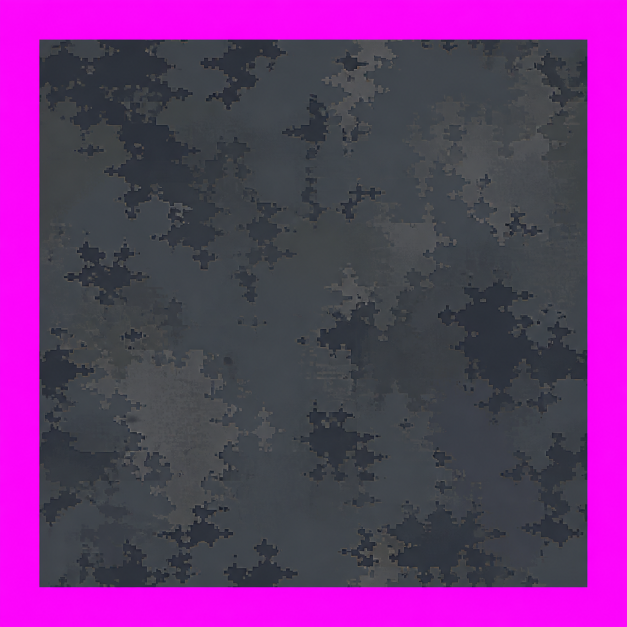
#> input picture docs/art-direction/project-c-shared-floor-material-source-v1.png, 1254 x 1254 px (shown at 1/2 size)
$ python process_shared_floor_material_v1.py
#> lines starting #> are read from the running program, lines starting #| are printed output that depends on the picture; after the words box and inside, x2 and y2 are one past the last pixel; in counts of white or black regions, pixels touching at a corner belong together
### Tools/ArtPipeline/torchstone_palette.py
#!/usr/bin/env python3
"""Shared Torchstone palette lock for the art conform pipeline.

All postapoc source sheets are style-transfer generations. Historically each
processor reduced colors with an independent MEDIANCUT-32 quantize, so every
sheet drifted to its own palette and the assets did not cohere. Locking every
sprite to the shared master palette (``project-c-torchstone.gpl`` == the
``DesignSystem.uss`` tokens) is what binds environment/props/actors/items and
the screen-space UI into one style.

Usage (inside a processor's ``reduce_colors``)::

    from torchstone_palette import lock_to_palette
    reduced = lock_to_palette(rgb).convert("RGBA")
"""

from functools import lru_cache
from pathlib import Path

from PIL import Image

GPL_PATH = (
    Path(__file__).resolve().parents[2]
    / "Assets/_Project/Art/Source/Aseprite/project-c-torchstone.gpl"
)

# 액터 아이덴티티 램프(피부·머리)는 기본 잠금에서 제외한다(옵트인). 갈색 피부톤은
# fabric/rust/stone 램프가 점유한 회랑 한가운데라, 팔레트에 있는 것만으로 최근접
# 양자화가 재료 시트의 암부 픽셀을 뺏는다(실측 2026-07-30: 629px, 값 조정으로는
# 절도 0인 피부톤이 존재하지 않음). 얼굴이 노출되는 자산의 conform만
# ``include_identity=True``로 연다.
IDENTITY_PREFIXES = ("skin-", "hair-")


@lru_cache(maxsize=1)
def load_gpl_entries(
    gpl_path: Path = GPL_PATH,
) -> tuple[tuple[str, tuple[int, int, int]], ...]:
    """Parse a GIMP ``.gpl`` into ordered ``(name, rgb)`` entries (<=256 colors).

    Color lines start with a digit (``R G B<TAB>name``); GIMP/Name/Columns and
    ``#`` comment lines are skipped.
    """
    entries: list[tuple[str, tuple[int, int, int]]] = []
    for line in gpl_path.read_text(encoding="utf-8").splitlines():
        stripped = line.strip()
        if not stripped or not stripped[0].isdigit():
            continue
        parts = stripped.split()
        red, green, blue = (int(value) for value in parts[:3])
        name = parts[3] if len(parts) > 3 else f"#{red:02X}{green:02X}{blue:02X}"
        entries.append((name, (red, green, blue)))
    if not entries:
        raise ValueError(f"no colors parsed from {gpl_path}")
    if len(entries) > 256:
        raise ValueError(f"{gpl_path} has {len(entries)} colors (max 256 for a P palette)")
    return tuple(entries)


# [78 lines left out: functions load_gpl, _palette_image, lock_to_palette, lock_rgba_to_palette, _named_palette_image, lock_rgba_to_named_palette, not called in this run]


_NEIGHBOR_OFFSETS = (
    (-1, -1), (0, -1), (1, -1),
    (-1, 0), (1, 0),
    (-1, 1), (0, 1), (1, 1),
)


# [53 lines left out: function despeckle, not called in this run]


# [3 lines that do not run on import are left out]

### Tools/ArtPipeline/process_shared_floor_material_v1.py
#!/usr/bin/env python3
"""Conform the approved shared-floor swatch into the canonical ``env-floor``.

The generated source owns only low-frequency wear placement.  This processor owns
everything that is a runtime contract: the 128x64 hard-alpha diamond, a quiet
three-pixel perimeter, an exact raw-wear budget, and 2x2 authored pixel clusters.
Both legal greys deliberately sit in Unity's ``Stone`` luminance band.  The source
PNG keeps subtle editable wear, while repeated runtime tiles collapse to one calm
surface role instead of stamping identical dark/light blobs across every cell.
"""

from __future__ import annotations

from functools import lru_cache
from heapq import heappop, heappush
from io import BytesIO
from pathlib import Path

from PIL import Image, ImageFilter

from torchstone_palette import load_gpl_entries


ROOT = Path(__file__).resolve().parents[2]
SOURCE = ROOT / "docs/art-direction/project-c-shared-floor-material-source-v1.png"
OUTPUT = ROOT / "Assets/_Project/Art/Environment/env-floor.png"
PREVIEW = ROOT / "docs/captures/shared-floor-material-conform-preview-v1.png"

CANVAS_SIZE = (128, 64)
PIXEL_CLUSTER = 2
ALPHA_CUTOFF = 80
OUTER_BAND_PIXELS = 3
WEAR_RATIO = 0.08
WEAR_MASSES = 3
PREVIEW_SCALE = 5

# Both source greys map through PrototypeEnvironmentSprites' .28-.50 luminance
# interval to Stone.  Runtime variation belongs to world-space overlays and light,
# not a motif baked identically into every repeated shared tile.
WEAR_SOURCE_NAME = "grey-3"
MID_SOURCE_NAME = "grey-4"


# [6 lines left out: function _pixels, not called in this run]


@lru_cache(maxsize=1)
def floor_source_colors() -> dict[str, tuple[int, int, int, int]]:
    """Resolve the two legal neutral colors from the shared palette SSOT."""
    entries = dict(load_gpl_entries())
    names = {
        "wear": WEAR_SOURCE_NAME,
        "mid": MID_SOURCE_NAME,
    }
    missing = [name for name in names.values() if name not in entries]
    if missing:
        raise ValueError(f"shared-floor palette entries are missing: {missing}")
    return {role: (*entries[name], 255) for role, name in names.items()}


def _is_magenta_chroma(pixel: tuple[int, int, int, int]) -> bool:
    red, green, blue, alpha = pixel
    return (
        alpha >= ALPHA_CUTOFF
        and red >= 170
        and blue >= 170
        and green <= 120
        and red > green * 1.45
        and blue > green * 1.45
    )


def extract_material(source: Image.Image) -> Image.Image:
    """Crop the non-chroma square material field from the generated source."""
    rgba = source.convert("RGBA")
    usable = Image.new("L", rgba.size, 0)
    source_pixels = rgba.load()
    mask_pixels = usable.load()
    for y in range(rgba.height):
        for x in range(rgba.width):
            pixel = source_pixels[x, y]
            if pixel[3] >= ALPHA_CUTOFF and not _is_magenta_chroma(pixel):
                mask_pixels[x, y] = 255

    bounds = usable.getbbox()
    if bounds is None:
        raise ValueError("shared-floor source contains no non-chroma material")
    width = bounds[2] - bounds[0]
    height = bounds[3] - bounds[1]
    ratio = width / height
    if not 0.90 <= ratio <= 1.10:
        raise ValueError(f"shared-floor material must be square, got {width}x{height}")
    return rgba.crop(bounds).convert("RGB")


def canonical_diamond_mask() -> Image.Image:
    """Return the existing 4,098-pixel hard-alpha tile silhouette exactly."""
    width, height = CANVAS_SIZE
    mask = Image.new("L", CANVAS_SIZE, 0)
    pixels = mask.load()
    for y in range(height):
        for x in range(width):
            diamond = abs((x - 63.5) / 64.0) + abs((y - 31.5) / 32.0)
            if diamond <= 1.0:
                pixels[x, y] = 255
    # The historical/import contract requires all four canvas extremes to be
    # opaque even where the half-pixel equation excludes one side of a corner.
    for point in ((64, 0), (127, 32), (64, 63), (0, 32)):
        pixels[point] = 255
    return mask


def outer_band_mask(mask: Image.Image, radius: int = OUTER_BAND_PIXELS) -> Image.Image:
    """Return visible pixels within ``radius`` pixels of transparency.

    ``MinFilter(2r+1)`` is a deterministic square erosion.  It intentionally
    protects slightly more than a Euclidean three-pixel rim, so no dark cluster
    can accidentally read as a closed border along the steep diamond edge.
    """
    if mask.mode != "L" or mask.size != CANVAS_SIZE:
        raise ValueError(f"unexpected canonical mask: mode={mask.mode}, size={mask.size}")
    eroded = mask.filter(ImageFilter.MinFilter(radius * 2 + 1))
    band = Image.new("L", CANVAS_SIZE, 0)
    mask_pixels = mask.load()
    eroded_pixels = eroded.load()
    band_pixels = band.load()
    for y in range(CANVAS_SIZE[1]):
        for x in range(CANVAS_SIZE[0]):
            if mask_pixels[x, y] and not eroded_pixels[x, y]:
                band_pixels[x, y] = 255
    return band


def _material_luminance_field(material: Image.Image) -> Image.Image:
    """Collapse generator micro-noise while retaining its broad wear masses."""
    # A small square field is sampled through the inverse isometric projection.
    # BOX averages the large source first; the one-cell box blur avoids selecting
    # incidental single-source-pixel extrema as runtime wear.
    return (
        material.convert("L")
        .resize((64, 64), Image.Resampling.BOX)
        .filter(ImageFilter.BoxBlur(1))
    )


# [164 lines left out: functions screen_to_material, _sample_field, _eligible_blocks, _block_material_point, _select_mass_seeds, _grow_source_ranked_wear, not called in this run]


def build_floor(source: Image.Image) -> Image.Image:
    """Build one canonical shared floor with source-only, runtime-neutral wear."""
    material = extract_material(source)
    field = _material_luminance_field(material)
    mask = canonical_diamond_mask()
    band = outer_band_mask(mask)
    colors = floor_source_colors()

    output = Image.new("RGBA", CANVAS_SIZE, (0, 0, 0, 0))
    output.paste(colors["mid"], mask=mask)

    blocks = _eligible_blocks(mask, band, field)
    visible_count = sum(value > 0 for value in _pixels(mask))
    wear_blocks = round(visible_count * WEAR_RATIO / (PIXEL_CLUSTER ** 2))
    if len(blocks) < wear_blocks:
        raise ValueError("canonical shared-floor interior has too few 2x2 blocks")

    wear = _grow_source_ranked_wear(
        blocks,
        wear_blocks,
        WEAR_MASSES,
    )

    pixels = output.load()
    for _, block_x, block_y in wear:
        left = block_x * PIXEL_CLUSTER
        top = block_y * PIXEL_CLUSTER
        for offset_y in range(PIXEL_CLUSTER):
            for offset_x in range(PIXEL_CLUSTER):
                pixels[left + offset_x, top + offset_y] = colors["wear"]

    # Alpha is assigned last so transparent RGB never inherits an authored ramp.
    output.putalpha(mask)
    return output


# [16 lines left out: functions build_preview, encode_png, not called in this run]


def main() -> None:
    if not SOURCE.exists():
        raise FileNotFoundError(SOURCE)
    floor = build_floor(Image.open(SOURCE).convert("RGBA"))
#> in extract_material, `usable = Image.new("L", rgba.size, 0)`: usable: PIL image 1254x1254 L; every value is 0
#> in extract_material, `return rgba.crop(bounds).convert("RGB")`:
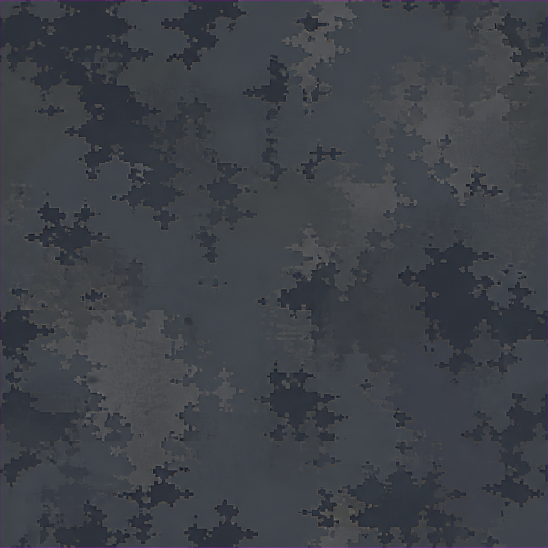
#> returned value: PIL image 1096x1096 RGB (shown at 1/2 size); mean R, G, B 61.7, 65.6, 71.7
#> in _material_luminance_field, `return ( material.convert("L") .resize((64, 64), Image.Resampling.BOX)..`:
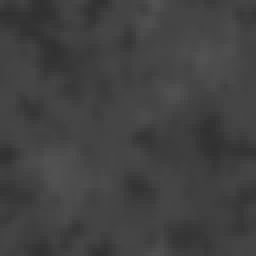
#> returned value: PIL image 64x64 L (shown 4 times larger); min 49, max 82, mean 65.1
#> in canonical_diamond_mask, `mask = Image.new("L", CANVAS_SIZE, 0)`: mask: PIL image 128x64 L; every value is 0
#> in build_floor, `mask = canonical_diamond_mask()`:
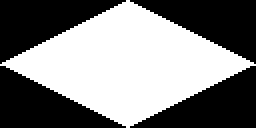
#> mask: PIL image 128x64 L (shown 2 times larger); 50% white; 4 black regions, box (x1, y1, x2, y2) and area: (0, 0, 63, 32) 1024, (65, 0, 128, 32) 1024, (0, 33, 63, 64) 1023, (65, 33, 128, 64) 1023
#> in outer_band_mask, `eroded = mask.filter(ImageFilter.MinFilter(radius * 2 + 1))`:
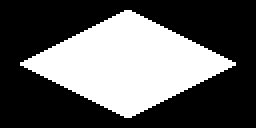
#> eroded: PIL image 128x64 L (shown 2 times larger); 36.9% white; 1 white region, box (x1, y1, x2, y2) and area: (10, 5, 118, 59) 3024
#> in build_floor, `band = outer_band_mask(mask)`:
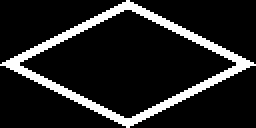
#> band: PIL image 128x64 L (shown 2 times larger); 13.1% white; 1 white region, box (x1, y1, x2, y2) and area: (0, 0, 128, 64) 1074
    OUTPUT.parent.mkdir(parents=True, exist_ok=True)
    PREVIEW.parent.mkdir(parents=True, exist_ok=True)
    OUTPUT.write_bytes(encode_png(floor))
    PREVIEW.write_bytes(encode_png(build_preview(floor)))
    print(f"wrote shared floor: {OUTPUT}")
    print(f"wrote preview: {PREVIEW}")


if __name__ == "__main__":
#> (the run stopped early here; a loop or call above may not have finished)
